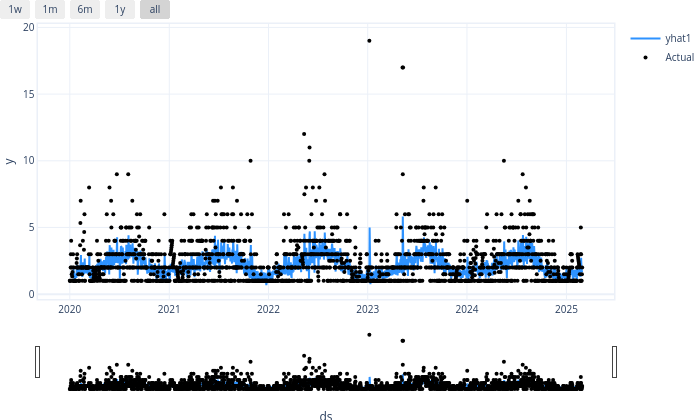
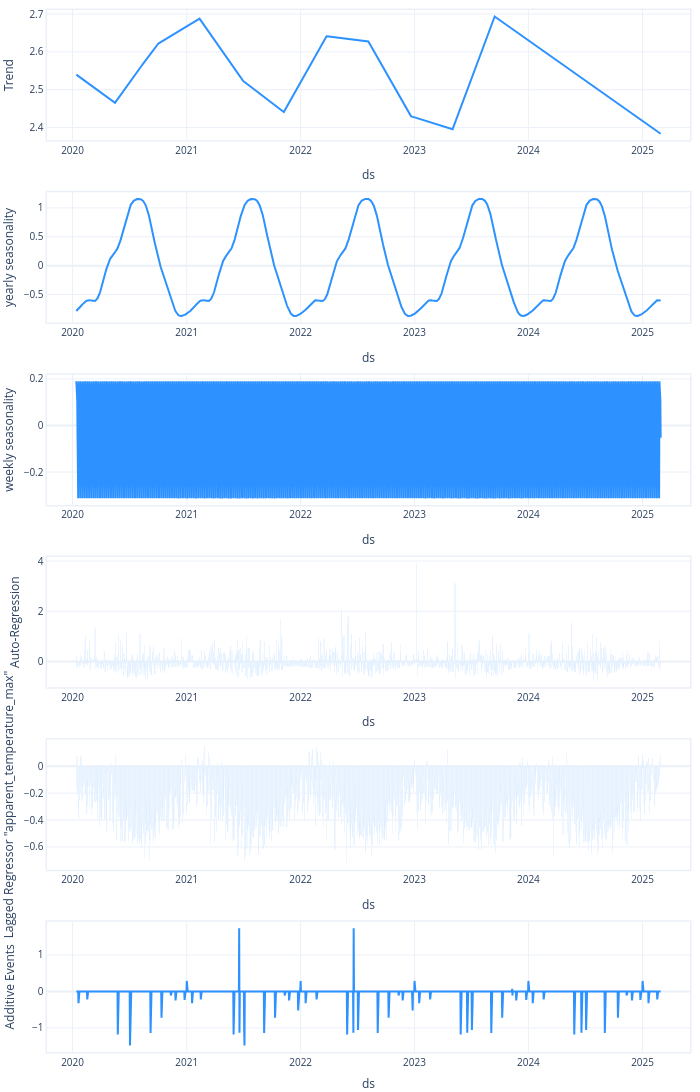

The cell these charts' notebook holds for them, in order:
### Code cell
# forecast already has the right columns: yhat1, trend, seasonality etc.
print(forecast.columns.tolist())

# Plot directly from forecast (no get_latest_forecast needed)
fig1 = model.plot(forecast)
fig1.show()

# Plot components
fig2 = model.plot_components(forecast)
fig2.show()

### Figure 1 — Plotly figure (JSON) as saved in the notebook; plotly's stock layout.template omitted (floating-point values rounded to 4 significant figures; data arrays with more than 128 entries replaced by an {"elided": "..."} marker saying what was removed)
{"data": [{"fill": "none", "line": {"color": "rgba(45, 146, 255, 1.0)", "width": 2}, "mode": "lines", "name": "yhat1", "type": "scatter", "x": {"elided": "1886 str values"}, "y": {"elided": "1886 float values"}}, {"marker": {"color": "black", "size": 4}, "mode": "markers", "name": "Actual", "type": "scatter", "x": {"elided": "1886 str values"}, "y": {"elided": "1886 float values"}}], "layout": {"autosize": true, "font": {"size": 10}, "height": 420, "hovermode": "x unified", "margin": {"b": 0, "l": 0, "pad": 0, "r": 10, "t": 10}, "showlegend": true, "title": {"font": {"size": 12}}, "width": 700, "xaxis": {"linewidth": 1.5, "mirror": true, "rangeselector": {"buttons": [{"count": 7, "label": "1w", "step": "day", "stepmode": "backward"}, {"count": 1, "label": "1m", "step": "month", "stepmode": "backward"}, {"count": 6, "label": "6m", "step": "month", "stepmode": "backward"}, {"count": 1, "label": "1y", "step": "year", "stepmode": "backward"}, {"step": "all"}]}, "rangeslider": {"visible": true}, "showline": true, "title": {"text": "ds"}, "type": "date"}, "yaxis": {"linewidth": 1.5, "mirror": true, "showline": true, "title": {"text": "y"}}}}

### Figure 2 — Plotly figure (JSON) as saved in the notebook; plotly's stock layout.template omitted (floating-point values rounded to 4 significant figures; data arrays with more than 128 entries replaced by an {"elided": "..."} marker saying what was removed)
{"data": [{"line": {"color": "#2d92ff", "width": 2}, "mode": "lines", "name": "Trend", "showlegend": false, "type": "scatter", "x": {"elided": "1874 str values"}, "xaxis": "x", "y": {"elided": "1874 float values"}, "yaxis": "y"}, {"line": {"color": "#2d92ff", "width": 2}, "mode": "lines", "name": "yearly seasonality", "showlegend": false, "type": "scatter", "x": {"elided": "1874 str values"}, "xaxis": "x2", "y": {"elided": "1874 float values"}, "yaxis": "y2"}, {"line": {"color": "#2d92ff", "width": 2}, "mode": "lines", "name": "weekly seasonality", "showlegend": false, "type": "scatter", "x": {"elided": "1874 str values"}, "xaxis": "x3", "y": {"elided": "1874 float values"}, "yaxis": "y3"}, {"marker": {"color": "#2d92ff"}, "name": "Auto-Regression", "opacity": 1, "showlegend": false, "type": "bar", "x": {"elided": "1874 str values"}, "xaxis": "x4", "y": {"elided": "1874 float values"}, "yaxis": "y4"}, {"marker": {"color": "#2d92ff"}, "name": "Lagged Regressor \"apparent_temperature_max\"", "opacity": 1, "showlegend": false, "type": "bar", "x": {"elided": "1874 str values"}, "xaxis": "x5", "y": {"elided": "1874 float values"}, "yaxis": "y5"}, {"line": {"color": "#2d92ff", "width": 2}, "mode": "lines", "name": "Additive Events", "showlegend": false, "type": "scatter", "x": {"elided": "1874 str values"}, "xaxis": "x6", "y": {"elided": "1874 float values"}, "yaxis": "y6"}], "layout": {"autosize": true, "barmode": "overlay", "font": {"size": 10}, "height": 1260, "hovermode": "x unified", "legend": {"traceorder": "reversed", "y": 0.1}, "margin": {"b": 0, "l": 0, "pad": 0, "r": 10, "t": 10}, "title": {"font": {"size": 12}}, "width": 700, "xaxis": {"anchor": "y", "domain": [0, 1], "linewidth": 1.5, "mirror": true, "range": ["2019-10-11T00:00:00", "2025-06-02T00:00:00"], "showline": true, "title": {"text": "ds"}, "type": "date"}, "xaxis2": {"anchor": "y2", "domain": [0, 1], "linewidth": 1.5, "mirror": true, "range": ["2019-10-11T00:00:00", "2025-06-02T00:00:00"], "showline": true, "title": {"text": "ds"}, "type": "date"}, "xaxis3": {"anchor": "y3", "domain": [0, 1], "linewidth": 1.5, "mirror": true, "range": ["2019-10-11T00:00:00", "2025-06-02T00:00:00"], "showline": true, "title": {"text": "ds"}, "type": "date"}, "xaxis4": {"anchor": "y4", "domain": [0, 1], "linewidth": 1.5, "mirror": true, "range": ["2019-10-11T00:00:00", "2025-06-02T00:00:00"], "showline": true, "title": {"text": "ds"}, "type": "date"}, "xaxis5": {"anchor": "y5", "domain": [0, 1], "linewidth": 1.5, "mirror": true, "range": ["2019-10-11T00:00:00", "2025-06-02T00:00:00"], "showline": true, "title": {"text": "ds"}, "type": "date"}, "xaxis6": {"anchor": "y6", "domain": [0, 1], "linewidth": 1.5, "mirror": true, "range": ["2019-10-11T00:00:00", "2025-06-02T00:00:00"], "showline": true, "title": {"text": "ds"}, "type": "date"}, "yaxis": {"anchor": "x", "domain": [0.875, 1], "linewidth": 1.5, "mirror": true, "rangemode": "normal", "showline": true, "title": {"text": "Trend"}}, "yaxis2": {"anchor": "x2", "domain": [0.7, 0.825], "linewidth": 1.5, "mirror": true, "rangemode": "tozero", "showline": true, "title": {"text": "yearly seasonality"}}, "yaxis3": {"anchor": "x3", "domain": [0.525, 0.65], "linewidth": 1.5, "mirror": true, "rangemode": "tozero", "showline": true, "title": {"text": "weekly seasonality"}}, "yaxis4": {"anchor": "x4", "domain": [0.35, 0.475], "linewidth": 1.5, "mirror": true, "rangemode": "tozero", "showline": true, "title": {"text": "Auto-Regression"}}, "yaxis5": {"anchor": "x5", "domain": [0.175, 0.3], "linewidth": 1.5, "mirror": true, "rangemode": "tozero", "showline": true, "title": {"text": "Lagged Regressor \"apparent_temperature_max\""}}, "yaxis6": {"anchor": "x6", "domain": [0, 0.125], "linewidth": 1.5, "mirror": true, "rangemode": "tozero", "showline": true, "title": {"text": "Additive Events"}}}}
